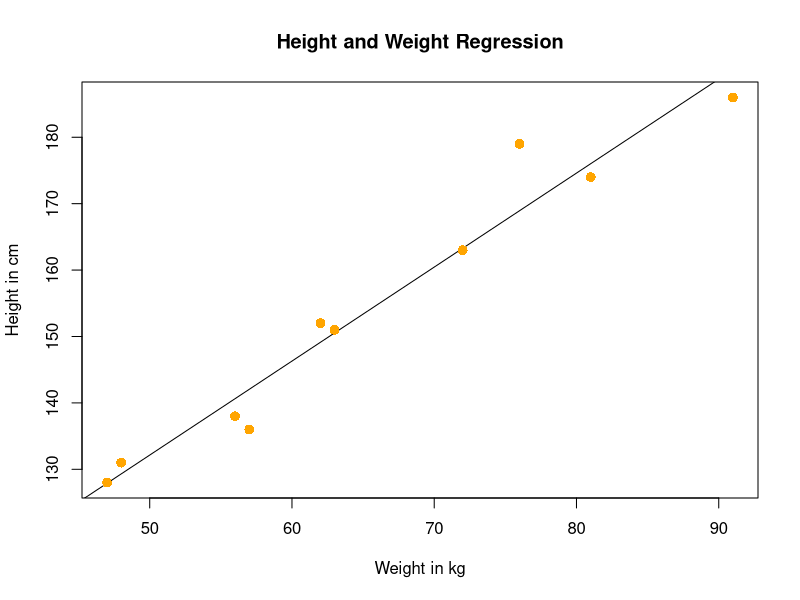
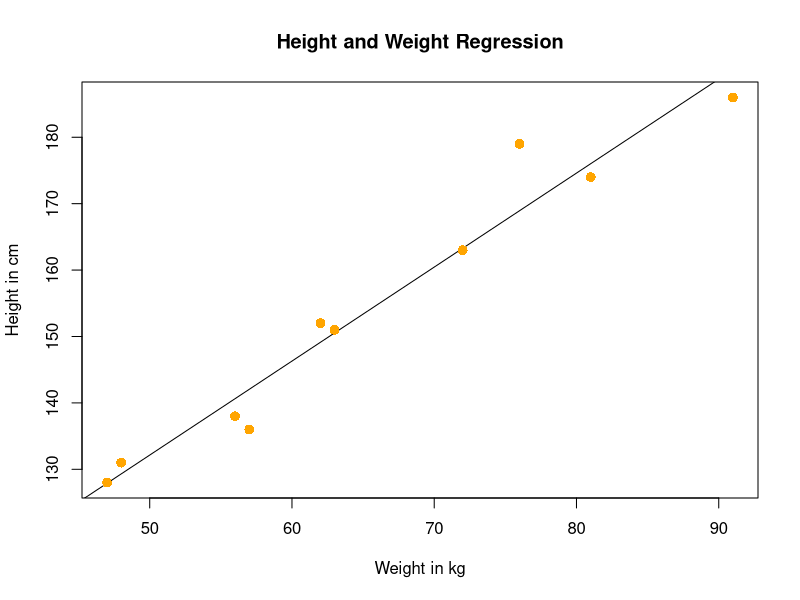

Generate these figures, in order, with R:
x = c(151, 174, 138, 186, 128, 136, 179, 163, 152, 131)
y = c(63, 81, 56, 91, 47, 57, 76, 72, 62, 48)
relation = lm(y~x)
print(relation)
print(summary(relation))

a = data.frame(x = 170)
result = predict(relation, a)
print(result)

plot(y, x, col="orange", main = "Height and Weight Regression", abline(lm(x~y)), cex = 1.3, pch = 16, xlab = "Weight in kg", ylab = "Height in cm")

png(file="E:/linearregression.png")
plot(y, x, col="orange", main = "Height and Weight Regression", abline(lm(x~y)), cex = 1.3, pch = 16, xlab = "Weight in kg", ylab = "Height in cm")
